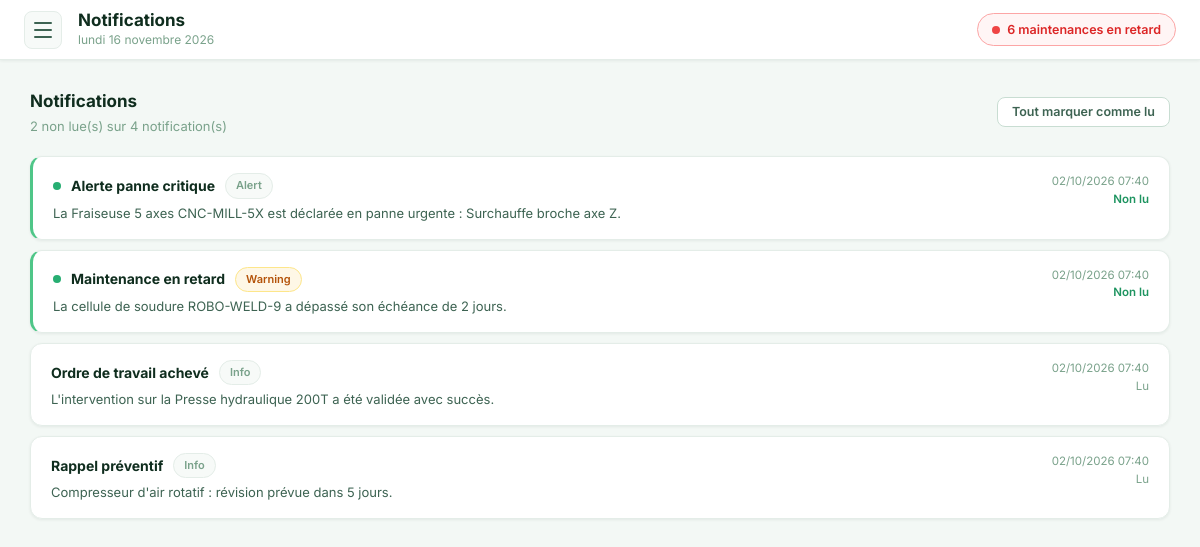
The page /pages/notifications.php on the database as committed earlier.
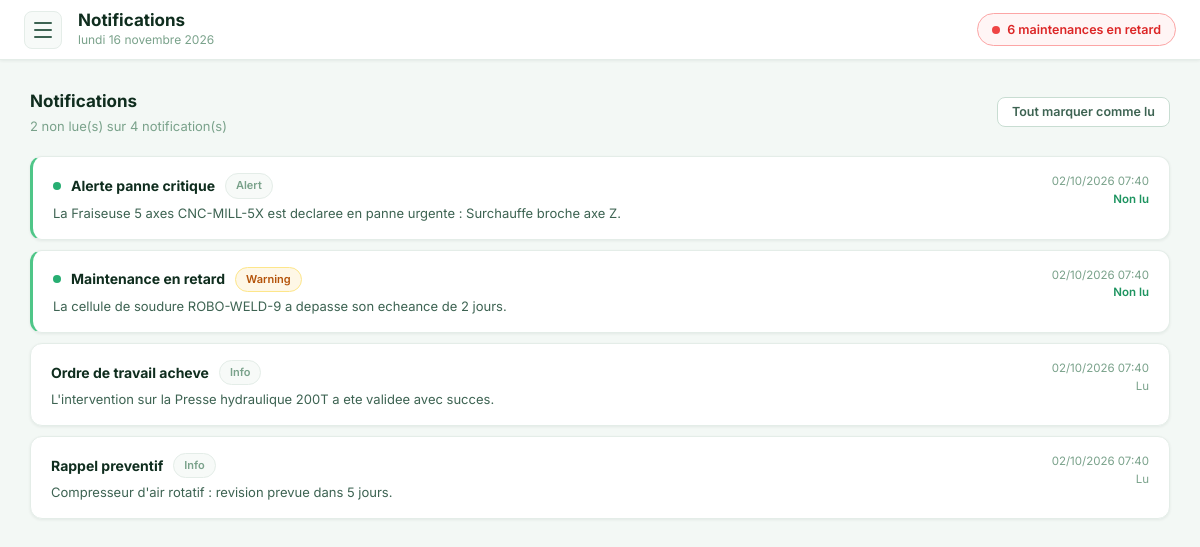
The same page on the database as committed later.
### tables this page shows
CREATE TABLE IF NOT EXISTS `notifications` (
    `id` INT AUTO_INCREMENT PRIMARY KEY,
    `user_id` INT NULL,
    `title` VARCHAR(150) NOT NULL,
    `message` TEXT NOT NULL,
    `type` ENUM('info', 'warning', 'alert', 'success') DEFAULT 'info',
    `trigger_at` DATETIME DEFAULT CURRENT_TIMESTAMP,
    `read_at` DATETIME NULL,
    `created_at` DATETIME DEFAULT CURRENT_TIMESTAMP
);

### pages/notifications.php (the view, shortened to what this page needs)
<?php
$db = getDB();
$notifications = $db->query("
    SELECT id, title, message, type, read_at, created_at
    FROM notifications
    ORDER BY created_at DESC
    LIMIT 50
")->fetchAll(PDO::FETCH_ASSOC);
$unread = array_filter($notifications, fn($n) => $n['read_at'] === null);
require_once __DIR__ . '/../includes/header.php';
?>
<div class="card-header" style="margin-bottom:20px">
  <div>
    <h2 style="font-size:17px;font-weight:700;color:var(--text-primary)">Notifications</h2>
    <p style="font-size:13px;color:var(--text-muted);margin-top:2px">
      <?= count($unread) ?> non lue(s) sur <?= count($notifications) ?> notification(s)
    </p>
  </div>
  <?php if (count($unread) > 0): ?>
  <form method="post">
    <button type="submit" class="btn btn-secondary btn-sm">Tout marquer comme lu</button>
  </form>
  <?php endif; ?>
</div>
<?php if (!empty($notifications)): ?>
<div style="display:flex;flex-direction:column;gap:10px">
  <?php foreach ($notifications as $n):
    $isUnread = $n['read_at'] === null;
    $typeClass = match($n['type'] ?? 'info') {
      'warning', 'alerte' => 'yellow',
      'danger', 'error'   => 'red',
      'success'           => 'green',
      default             => 'gray'
    };
  ?>
  <div class="card" style="padding:16px 20px;<?= $isUnread ? 'border-left:3px solid var(--green-400);' : 'opacity:.75' ?>">
    <div style="display:flex;align-items:flex-start;justify-content:space-between;gap:12px">
      <div style="flex:1">
        <div style="display:flex;align-items:center;gap:10px;margin-bottom:4px">
          <?php if ($isUnread): ?>
          <span style="width:8px;height:8px;border-radius:50%;background:var(--green-500);flex-shrink:0"></span>
          <?php endif; ?>
          <strong style="font-size:14px;color:var(--text-primary)"><?= htmlspecialchars($n['title'] ?? 'Notification') ?></strong>
          <span class="badge <?= $typeClass ?>" style="font-size:11px"><?= htmlspecialchars(ucfirst($n['type'] ?? 'info')) ?></span>
        </div>
        <p style="font-size:13px;color:var(--text-secondary);margin:0"><?= htmlspecialchars($n['message'] ?? '') ?></p>
      </div>
      <div style="font-size:11.5px;color:var(--text-muted);white-space:nowrap;text-align:right">
        <?= date('d/m/Y H:i', strtotime($n['created_at'])) ?><br>
        <?= $isUnread ? '<span style="color:var(--green-600);font-weight:600">Non lu</span>' : 'Lu' ?>
      </div>
    </div>
  </div>
  <?php endforeach; ?>
</div>
<?php else: ?>
<div class="card"><p class="empty">Aucune notification pour le moment.</p></div>
<?php endif; ?>
<?php require_once __DIR__ . '/../includes/footer.php'; ?>

Rows that differ between the two databases and show on the page:
changed notifications "Alerte panne critique": message "La Fraiseuse 5 axes CNC-MILL-5X est déclarée en panne urgente : Surchauffe broche axe Z." → "La Fraiseuse 5 axes CNC-MILL-5X est declaree en panne urgente : Surchauffe broche axe Z."
changed notifications "Maintenance en retard": message "La cellule de soudure ROBO-WELD-9 a dépassé son échéance de 2 jours." → "La cellule de soudure ROBO-WELD-9 a depasse son echeance de 2 jours."
changed notifications: title "Ordre de travail achevé" → "Ordre de travail acheve"; message "L'intervention sur la Presse hydraulique 200T a été validée avec succès." → "L'intervention sur la Presse hydraulique 200T a ete validee avec succes."
changed notifications: title "Rappel préventif" → "Rappel preventif"; message "Compresseur d'air rotatif : révision prévue dans 5 jours." → "Compresseur d'air rotatif : revision prevue dans 5 jours."
